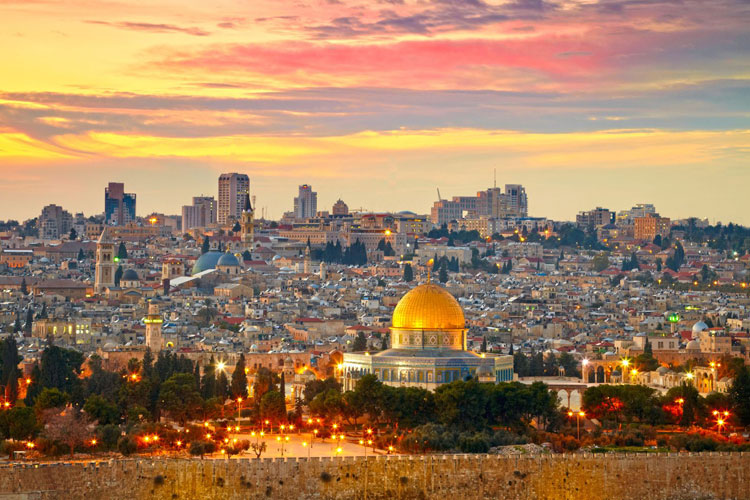
#> input picture ImageProcessing/ex 1/jerusalem.jpg, 750 x 500 px; its folder holds only this picture in this run
$ python -i sol4.py   (imports and definitions only)   (older library calls are emulated)
#> lines starting #> are read from the running program, lines starting #| are printed output that depends on the picture
### ImageProcessing/ex 4/sol4_utils.py
import numpy as np
import imageio
import skimage.color as sk
from scipy.ndimage.filters import convolve
from scipy.signal import convolve2d
import scipy.signal as sc


BITS = 256
GAUSSIAN_KERNEL = np.array([[1, 1]])
MIN_SHAPE_SIZE = 16


# [59 lines left out: functions read_image, get_gaus_filter, reduce_image, build_gaussian_pyramid, not called in this run]


def get_gaussian_kernel(kernel_size):
    """
    The function calculates a gaussian kernel in given size.
    :param kernel_size: Size of the wanted kernel.
    :return: Gaussian kernel in space domain in wanted size.
    """
    kernel = [[1]]
    for i in range(kernel_size - 1):
        kernel = sc.convolve2d(kernel, GAUSSIAN_KERNEL)
    kernel = np.asarray(kernel)
    return sc.convolve2d(kernel, kernel.T) / np.sum(sc.convolve2d(kernel, kernel.T))


def blur_spatial(im, kernel_size):
    """
    The function performs image blurring using 2D convolution between the image f and a gaussian
    kernel g.
    :param im: The input image to be blurred (grayscale float64 image).
    :param kernel_size: Size of the gaussian kernel in each dimension (an odd integer).
    :return: Blurred image.
    """
    if kernel_size == 1:
        return im
    kernel_mat = get_gaussian_kernel(kernel_size)
    return sc.convolve2d(im, kernel_mat, mode='same', boundary='symm')

### ImageProcessing/ex 4/sol4.py
# Initial code for ex4.
# You may change this code, but keep the functions' signatures
# You can also split the code to multiple files as long as this file's API is unchanged

import numpy as np
import os
import matplotlib.pyplot as plt
import shutil

from scipy.ndimage.morphology import generate_binary_structure
from scipy.ndimage.filters import maximum_filter, convolve
from scipy.ndimage import label, center_of_mass, map_coordinates
from imageio import imsave

import sol4_utils

DY_DERIVE = np.array([[1], [0], [-1]])
DX_DERIVE = DY_DERIVE.T
KERNEL_SIZE = 3
K = 0.04
P = 0.99


def harris_corner_detector(im):
    """
    Detects harris corners.
    Make sure the returned coordinates are x major!!!
    :param im: A 2D array representing an image.
    :return: An array with shape (N,2), where ret[i,:] are the [x,y] coordinates of the ith corner points.
    """
    Ix = convolve(im, DX_DERIVE)
    Iy = convolve(im, DY_DERIVE)
    Ixy = sol4_utils.blur_spatial(Ix * Iy, KERNEL_SIZE)
    Ixx = sol4_utils.blur_spatial(Ix ** 2, KERNEL_SIZE)
    Iyy = sol4_utils.blur_spatial(Iy ** 2, KERNEL_SIZE)
    R = (Ixx * Iyy - Ixy ** 2) - K * (Ixx + Iyy) ** 2
    corners_inds = np.nonzero(non_maximum_suppression(R))
    corners_cords = np.array([corners_inds[1], corners_inds[0]]).T
    return corners_cords


# [249 lines left out: functions sample_descriptor, find_features, match_features, apply_homography, ransac_homography, display_matches and 6 more, not called in this run]


def non_maximum_suppression(image):
    """
    Finds local maximas of an image.
    :param image: A 2D array representing an image.
    :return: A boolean array with the same shape as the input image, where True indicates local maximum.
    """
    # Find local maximas.
    neighborhood = generate_binary_structure(2, 2)
    local_max = maximum_filter(image, footprint=neighborhood) == image
    local_max[image<(image.max()*0.1)] = False

    # Erode areas to single points.
    lbs, num = label(local_max)
    centers = center_of_mass(local_max, lbs, np.arange(num)+1)
    centers = np.stack(centers).round().astype(np.int)
    ret = np.zeros_like(image, dtype=np.bool)
    ret[centers[:, 0], centers[:, 1]] = True

    return ret


# [24 lines left out: function spread_out_corners, not called in this run]


class PanoramicVideoGenerator:
    """
    Generates panorama from a set of images.
    """

    # [137 lines left out: functions __init__, align_images, generate_panoramic_images, save_panoramas_to_video, show_panorama, not called in this run]

>>> import cv2
>>> picture = cv2.imread('../ex 1/jerusalem.jpg', cv2.IMREAD_GRAYSCALE)
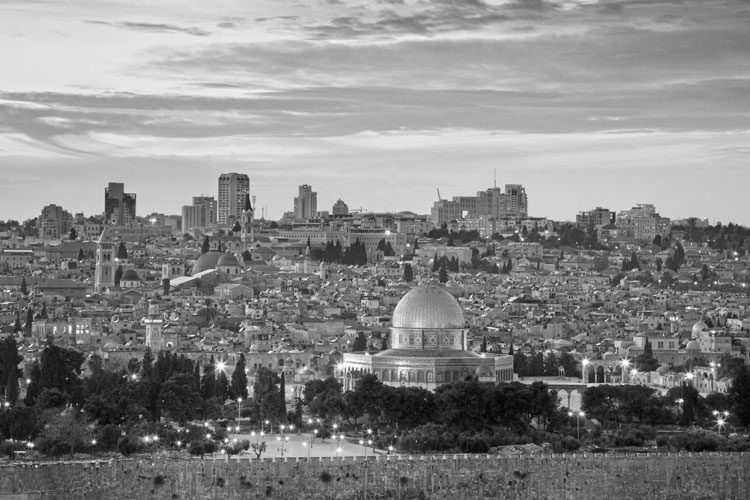
#> picture: shape (500, 750); min 0, max 255, mean 134.2
>>> result = harris_corner_detector(picture)
#> in harris_corner_detector, `Ix = convolve(im, DX_DERIVE)`:
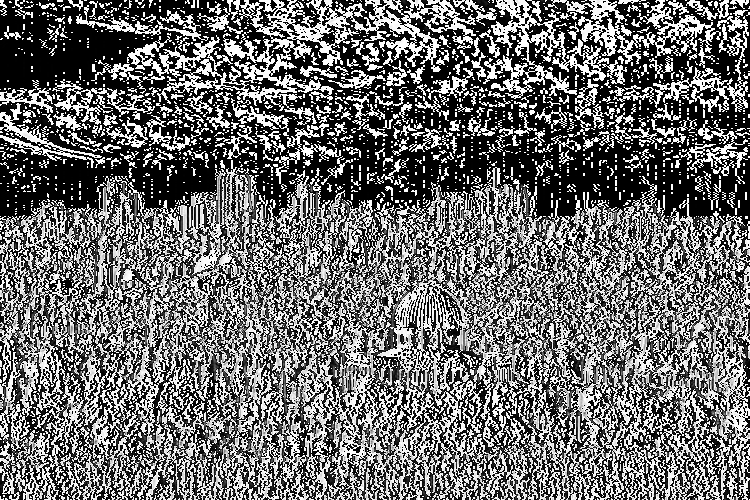
#> Ix: shape (500, 750); min 0, max 255, mean 109.3
#> in harris_corner_detector, `Iy = convolve(im, DY_DERIVE)`:
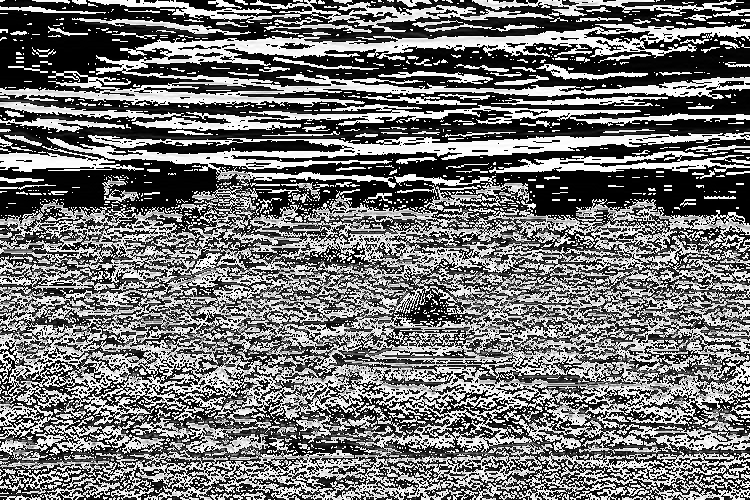
#> Iy: shape (500, 750); min 0, max 255, mean 115.1
#> call 3 of blur_spatial, with kernel_size = 3
#> in blur_spatial (call 3), `return sc.convolve2d(im, kernel_mat, mode='same', boundary='symm')`:
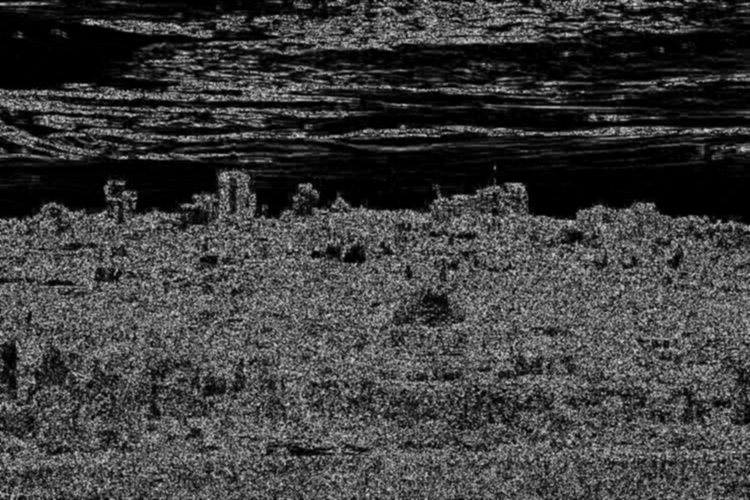
#> returned value: shape (500, 750) float64; min 0, max 220.1, mean 62
#> in harris_corner_detector, `R = (Ixx * Iyy - Ixy ** 2) - K * (Ixx + Iyy) ** 2`:
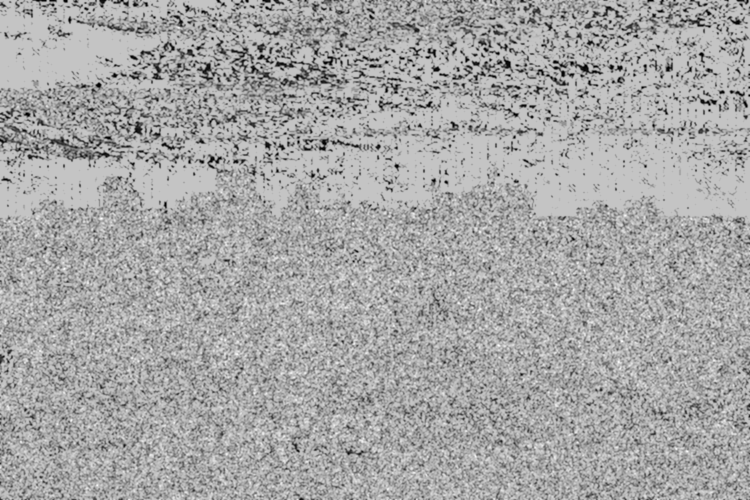
#> R: shape (500, 750) float64; min -64960.1, max 19161, mean -9734.3; drawn with min black and max white
#> in non_maximum_suppression, `local_max = maximum_filter(image, footprint=neighborhood) == image`:
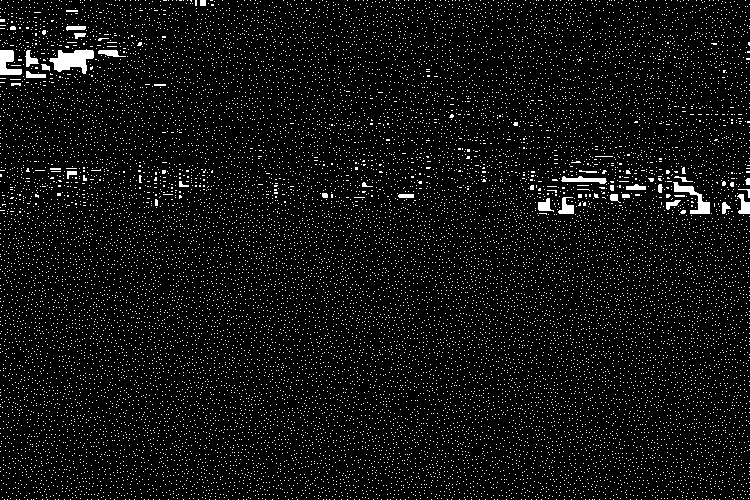
#> local_max: shape (500, 750) bool; 6.1% white in thin lines or dots
#> in non_maximum_suppression, `local_max[image<(image.max()*0.1)] = False`: local_max: shape (500, 750) bool; 0.93% white in thin lines or dots
#> in non_maximum_suppression, `lbs, num = label(local_max)`:
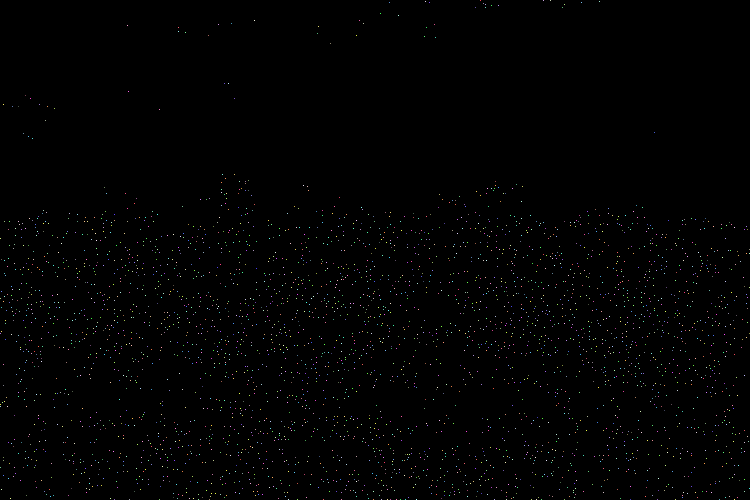
#> lbs: shape (500, 750) int32; 3492 distinct labels, from 0 to 3491; one colour per label, 0 black
#> in non_maximum_suppression, `lbs, num = label(local_max)`: num = 3491
#> in non_maximum_suppression, `centers = center_of_mass(local_max, lbs, np.arange(num)+1)`: centers = 3491 pairs, first value 0 to 499, second value 0 to 749
#> in harris_corner_detector, `corners_inds = np.nonzero(non_maximum_suppression(R))`: corners_inds = 3491 positions, rows 0 to 499, columns 0 to 749
#> in harris_corner_detector, `corners_cords = np.array([corners_inds[1], corners_inds[0]]).T`: corners_cords = 3491 pairs, first value 0 to 749, second value 0 to 499
#> result has the same summary as corners_cords in harris_corner_detector

$ run again, on ImageProcessing/ex 1/monkey.jpg
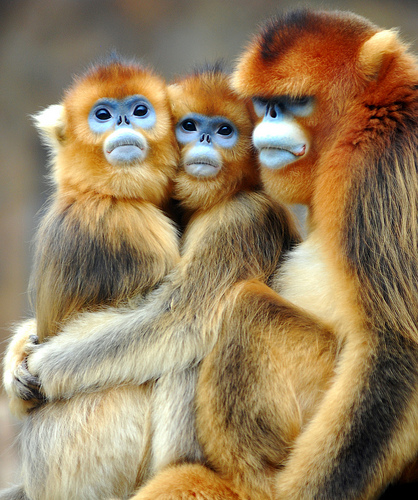
#> input picture ImageProcessing/ex 1/monkey.jpg, 418 x 500 px
#> in non_maximum_suppression, `local_max = maximum_filter(image, footprint=neighborhood) == image`:
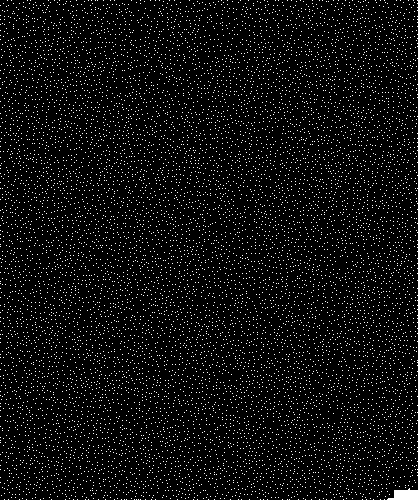
#> local_max: shape (500, 418) bool; 5.2% white in thin lines or dots
#> in non_maximum_suppression, `lbs, num = label(local_max)`:
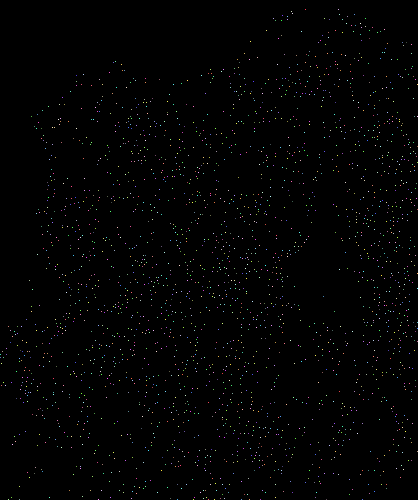
#> lbs: shape (500, 418) int32; 2474 distinct labels, from 0 to 2473; one colour per label, 0 black
#> num = 2473
#> centers = 2473 pairs, first value 9 to 499, second value 0 to 417
#> corners_inds = 2473 positions, rows 9 to 499, columns 0 to 417
#> corners_cords = 2473 pairs, first value 0 to 417, second value 9 to 499
#> result has the same summary as corners_cords in harris_corner_detector
